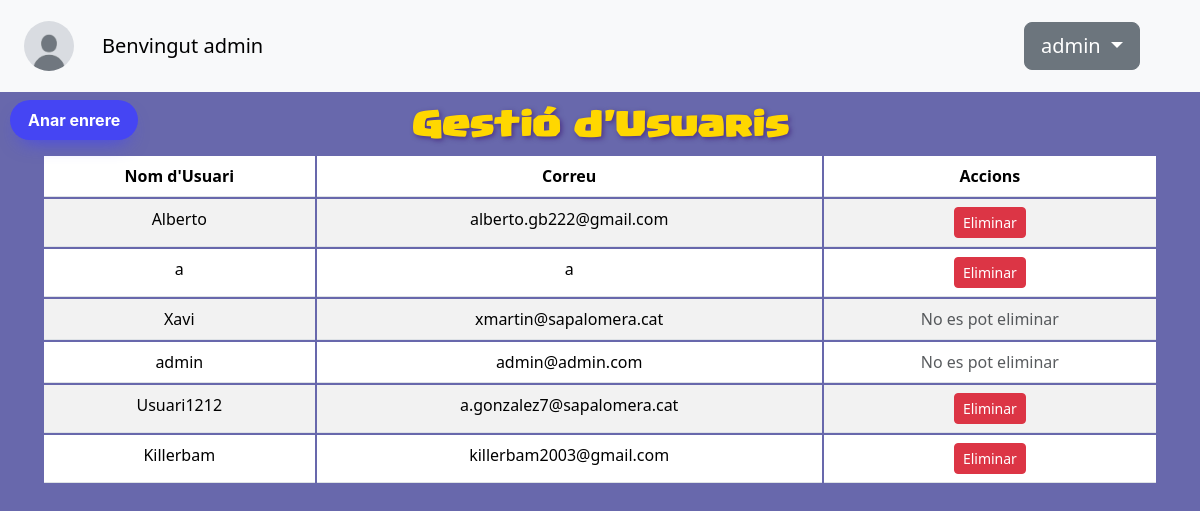
/Vistes/gestionar_usuaris.php (signed in), run on the app's committed database.
### tables this page shows
CREATE TABLE `usuaris` (
  `id` int(11) NOT NULL,
  `usuari` varchar(255) DEFAULT NULL,
  `contrasenya` varchar(255) DEFAULT NULL,
  `correo` varchar(100) DEFAULT NULL,
  `token_recuperacion` varchar(32) DEFAULT NULL,
  `token_expiracio_restablir` datetime DEFAULT NULL,
  `token_remember` varchar(64) DEFAULT NULL,
  `token_remember_expiracio` datetime DEFAULT NULL,
  `imatge` varchar(255) DEFAULT NULL,
  `rol` enum('admin','user') DEFAULT 'user',
  `aut_social` enum('si','no') DEFAULT 'no'
);

### Model/UsuariModel.php (called while the page is built, shortened)
<?php
function obtenirTotsElsUsuaris() {
    $connexio = connectarBD();
    $sql = "SELECT id, usuari, correo, rol FROM usuaris";
    $stmt = $connexio->query($sql);
    return $stmt->fetchAll(PDO::FETCH_ASSOC);
}
?>

### Vistes/gestionar_usuaris.php (the view, shortened to what this page needs)
<?php
require_once "../Model/UsuariModel.php";
include "navbar_view.php";
$usuaris = obtenirTotsElsUsuaris();
?>
<!DOCTYPE html>
<html lang="ca">
<head>
    <link href="https://cdn.jsdelivr.net/npm/bootstrap@5.3.3/dist/css/bootstrap.min.css" rel="stylesheet">
    <link rel="stylesheet" type="text/css" href="../CSS/estils.css">
</head>
<body>
<div class="container mt-5">
    <h1 class="titol_elim_usuaris">Gestió d'Usuaris</h1>
    <table class="table table-striped">
        <thead>
            <tr>
                <th>Nom d'Usuari</th>
                <th>Correu</th>
                <th>Accions</th>
            </tr>
        </thead>
        <tbody>
            <?php foreach ($usuaris as $usuari): ?>
                <tr>
                    <td><?= htmlspecialchars($usuari['usuari']) ?></td>
                    <td><?= htmlspecialchars($usuari['correo']) ?></td>
                    <td>
                        <?php if ($usuari['rol'] !== 'admin'): ?>
                            <form method="POST" action="../Controlador/eliminar_usuari.php" style="display:inline;">
                                <button type="submit" class="btn btn-danger btn-sm">Eliminar</button>
                            </form>
                        <?php else: ?>
                            <span class="text-muted">No es pot eliminar</span>
                        <?php endif; ?>
                    </td>
                </tr>
            <?php endforeach; ?>
        </tbody>
    </table>
</div>
<div>
    <a href="../Vistes/index_usuari.php">
        <button type="button" class="tornar" role="button">Anar enrere</button>
    </a>
</div>
</body>
</html>

### CSS/estils.css (style rules this page uses)
body { padding-top: 60px; background-color: #6868AC; text-align: center; }
.titol_elim_usuaris { font-family: 'YouBlockhead', sans-serif; color: #FFD700; font-size: 2rem; font-weight: bold; text-shadow: 2px 2px 5px rgba(50, 0, 100, 0.5); }
h1 { text-align: center; font-family: cursive; }
table { display: table; border-collapse: separate; box-sizing: border-box; text-indent: initial; unicode-bidi: isolate; border-spacing: 2px; border-color: gray; }
.tornar { position: fixed; top: 100px; left: 10px; background: #4545f3; border-radius: 999px; box-shadow: #4545f3 0 10px 20px -10px; box-sizing: border-box; color: #FFFFFF; cursor: pointer; font-family: Inter, Helvetica, "Apple Color Emoji", "Segoe UI Emoji", NotoColorEmoji, "Noto Color Emoji", "Segoe UI Symbol", "Android Emoji", EmojiSymbols, -apple-system, system-ui, "Segoe UI", Roboto, "Helvetica Neue", "Noto Sans", sans-serif; font-size: 16px; font-weight: 700; line-height: 24px; opacity: 1; outline: 0 solid transparent; padding: 8px 18px; user-select: none; -webkit-user-select: none; touch-action: manipulation; width: fit-content; word-break: break-word; border: 0; }

### data on the page
usuaris: usuari "Alberto", correo "alberto.gb222@gmail.com"
usuaris: usuari "a", correo "a"
usuaris: usuari "Xavi", correo "xmartin@sapalomera.cat", rol "No es pot eliminar"
usuaris: usuari "admin", correo "admin@admin.com", rol "No es pot eliminar"
usuaris: usuari "Usuari1212", correo "a.gonzalez7@sapalomera.cat"
usuaris: usuari "Killerbam", correo "killerbam2003@gmail.com"

### other printed values
$usuari "admin"
